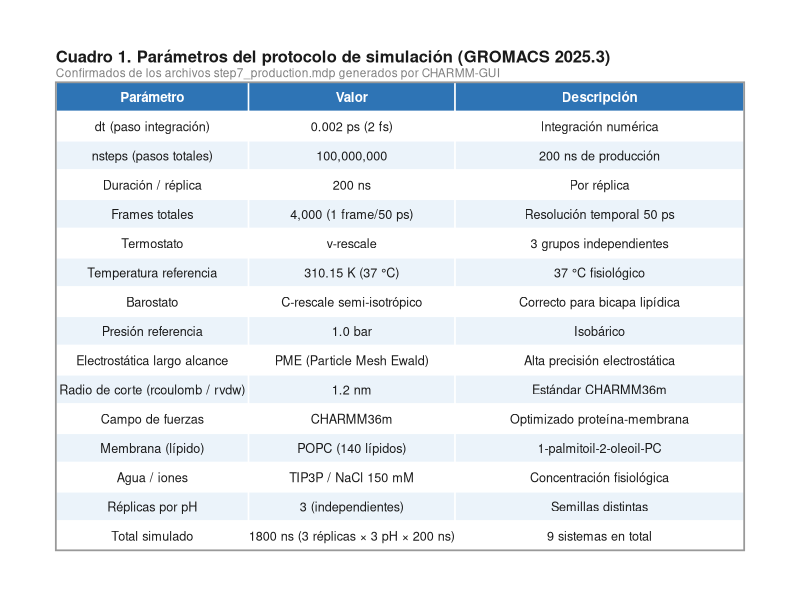
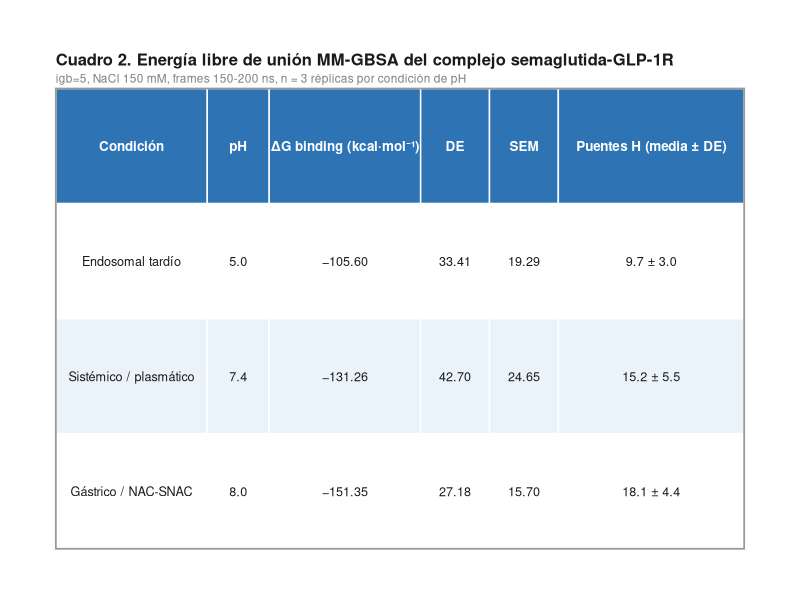
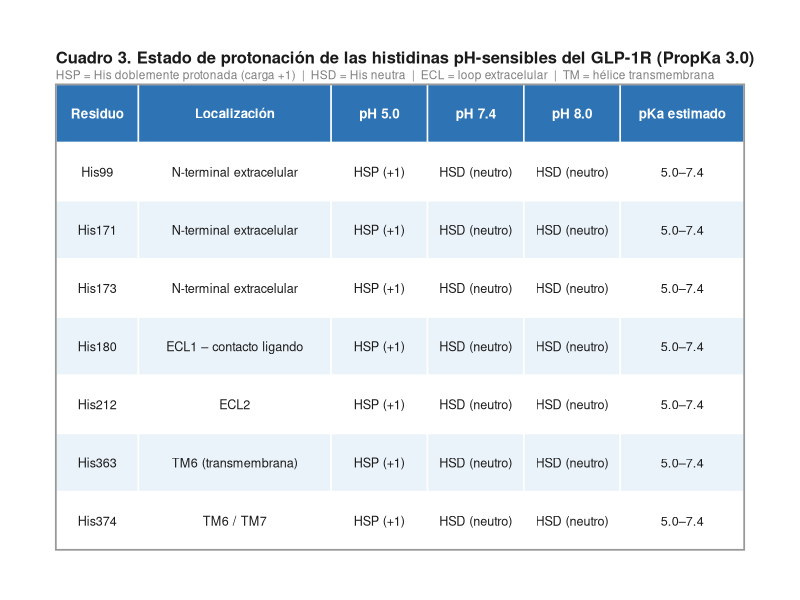
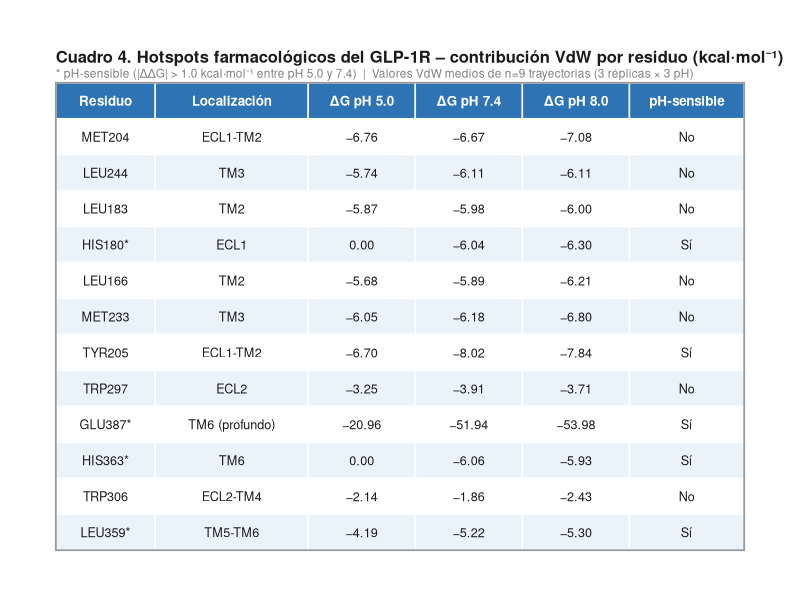

These charts were generated, in order, by the following R code:
#!/usr/bin/env Rscript
# cuadros_tesis.R  ─  Genera tablas formateadas como PNG para la tesis
# Requiere: ggplot2, dplyr, tidyr
# Corre con: Rscript cuadros_tesis.R
# Output: 4 archivos PNG de tablas

library(ggplot2)
library(dplyr)
library(tidyr)

# ══════════════════════════════════════════════════════════════════════════
# Helper: dibujar una tabla como figura con ggplot2 (sin paquetes extra)
# ══════════════════════════════════════════════════════════════════════════
draw_table <- function(df, title, subtitle=NULL, header_fill="#2E74B5",
                       col_widths=NULL, outfile, w=8, h=NULL) {

  nc <- ncol(df); nr <- nrow(df)
  if (is.null(col_widths)) col_widths <- rep(1/nc, nc)
  col_widths <- col_widths / sum(col_widths)  # normalizar

  # Calcular x centres para cada columna
  x_centers <- cumsum(col_widths) - col_widths/2

  # Altura de fila (proporcional al nro de filas)
  row_h <- 1/(nr+2)  # +1 header +1 margenes
  if (is.null(h)) h <- max(3.5, (nr+2)*0.45 + 1.5)

  # Construir data frame de celdas
  cells <- data.frame()

  # Header
  for (j in 1:nc) {
    cells <- rbind(cells, data.frame(
      x=x_centers[j], y=1-row_h*0.5, label=names(df)[j],
      bold=TRUE, color="white", fill=header_fill,
      row_type="header", col=j, row=0
    ))
  }

  # Filas de datos
  for (i in 1:nr) {
    fill_color <- if (i%%2==0) "#EBF3FA" else "white"
    for (j in 1:nc) {
      cells <- rbind(cells, data.frame(
        x=x_centers[j], y=1-row_h*(i+0.5), label=as.character(df[i,j]),
        bold=FALSE, color="gray10", fill=fill_color,
        row_type="data", col=j, row=i
      ))
    }
  }

  # Rectángulos (fondo de celdas)
  rects <- data.frame()
  for (i in 0:nr) {
    fill_color <- if (i==0) header_fill else if (i%%2==0) "#EBF3FA" else "white"
    for (j in 1:nc) {
      rects <- rbind(rects, data.frame(
        xmin=ifelse(j==1,0,cumsum(col_widths)[j-1]),
        xmax=cumsum(col_widths)[j],
        ymin=1-row_h*(i+1), ymax=1-row_h*i,
        fill=fill_color
      ))
    }
  }

  p <- ggplot() +
    # Fondos
    geom_rect(data=rects,
              aes(xmin=xmin, xmax=xmax, ymin=ymin, ymax=ymax, fill=fill),
              color="white", linewidth=0.5) +
    scale_fill_identity() +
    # Borde exterior
    annotate("rect", xmin=0, xmax=1,
             ymin=1-row_h*(nr+1), ymax=1,
             fill=NA, color="gray60", linewidth=0.6) +
    # Texto de celdas
    geom_text(data=filter(cells, row_type=="header"),
              aes(x=x, y=y, label=label),
              color="white", fontface="bold", size=3.4,
              hjust=0.5, vjust=0.5, lineheight=1.1) +
    geom_text(data=filter(cells, row_type=="data"),
              aes(x=x, y=y, label=label),
              color="gray10", size=3.2,
              hjust=0.5, vjust=0.5, lineheight=1.1) +
    # Título
    annotate("text", x=0, y=1+0.04, label=title,
             hjust=0, vjust=0, size=4.2, fontface="bold", color="gray10") +
    {if (!is.null(subtitle)) annotate("text", x=0, y=1+0.01, label=subtitle,
             hjust=0, vjust=0, size=3.0, color="gray50") } +
    coord_cartesian(xlim=c(-0.01,1.01),
                    ylim=c(1-row_h*(nr+1)-0.02, 1.08),
                    clip="off") +
    theme_void() +
    theme(plot.margin=margin(12,10,10,10))

  ggsave(outfile, p, width=w, height=h, dpi=300, bg="white")
  cat("Guardado:", outfile, "\n")
}

# ══════════════════════════════════════════════════════════════════════════
# CUADRO 1: Parámetros del protocolo de simulación
# ══════════════════════════════════════════════════════════════════════════
d1 <- data.frame(
  "Parámetro"   = c("dt (paso integración)","nsteps (pasos totales)","Duración / réplica",
                    "Frames totales","Termostato","Temperatura referencia",
                    "Barostato","Presión referencia","Electrostática largo alcance",
                    "Radio de corte (rcoulomb / rvdw)","Campo de fuerzas",
                    "Membrana (lípido)","Agua / iones","Réplicas por pH","Total simulado"),
  "Valor"       = c("0.002 ps (2 fs)","100,000,000","200 ns",
                    "4,000 (1 frame/50 ps)","v-rescale","310.15 K (37 °C)",
                    "C-rescale semi-isotrópico","1.0 bar","PME (Particle Mesh Ewald)",
                    "1.2 nm","CHARMM36m","POPC (140 lípidos)","TIP3P / NaCl 150 mM",
                    "3 (independientes)","1800 ns (3 réplicas × 3 pH × 200 ns)"),
  "Descripción" = c("Integración numérica","200 ns de producción","Por réplica",
                    "Resolución temporal 50 ps","3 grupos independientes","37 °C fisiológico",
                    "Correcto para bicapa lipídica","Isobárico","Alta precisión electrostática",
                    "Estándar CHARMM36m","Optimizado proteína-membrana","1-palmitoil-2-oleoil-PC",
                    "Concentración fisiológica","Semillas distintas","9 sistemas en total"),
  check.names=FALSE
)

draw_table(d1,
  title    = "Cuadro 1. Parámetros del protocolo de simulación (GROMACS 2025.3)",
  subtitle = "Confirmados de los archivos step7_production.mdp generados por CHARMM-GUI",
  outfile  = "cuadro_1_protocolo.png",
  col_widths = c(0.28, 0.30, 0.42), w=10, h=7.5)

# ══════════════════════════════════════════════════════════════════════════
# CUADRO 2: Energía libre de unión MM-GBSA
# ══════════════════════════════════════════════════════════════════════════
d2 <- data.frame(
  "Condición"           = c("Endosomal tardío","Sistémico / plasmático","Gástrico / NAC-SNAC"),
  "pH"                  = c("5.0","7.4","8.0"),
  "ΔG binding (kcal·mol⁻¹)" = c("−105.60","−131.26","−151.35"),
  "DE"                  = c("33.41","42.70","27.18"),
  "SEM"                 = c("19.29","24.65","15.70"),
  "Puentes H (media ± DE)" = c("9.7 ± 3.0","15.2 ± 5.5","18.1 ± 4.4"),
  check.names=FALSE
)

draw_table(d2,
  title    = "Cuadro 2. Energía libre de unión MM-GBSA del complejo semaglutida-GLP-1R",
  subtitle = "igb=5, NaCl 150 mM, frames 150-200 ns, n = 3 réplicas por condición de pH",
  outfile  = "cuadro_2_mmgbsa.png",
  col_widths = c(0.22, 0.09, 0.22, 0.10, 0.10, 0.27), w=11, h=3.5)

# ══════════════════════════════════════════════════════════════════════════
# CUADRO 3: Estado de protonación histidinas pH-sensibles
# ══════════════════════════════════════════════════════════════════════════
d3 <- data.frame(
  "Residuo"         = c("His99","His171","His173","His180","His212","His363","His374"),
  "Localización"    = c("N-terminal extracelular","N-terminal extracelular",
                        "N-terminal extracelular","ECL1 – contacto ligando",
                        "ECL2","TM6 (transmembrana)","TM6 / TM7"),
  "pH 5.0"          = c("HSP (+1)","HSP (+1)","HSP (+1)","HSP (+1)","HSP (+1)","HSP (+1)","HSP (+1)"),
  "pH 7.4"          = c("HSD (neutro)","HSD (neutro)","HSD (neutro)","HSD (neutro)",
                        "HSD (neutro)","HSD (neutro)","HSD (neutro)"),
  "pH 8.0"          = c("HSD (neutro)","HSD (neutro)","HSD (neutro)","HSD (neutro)",
                        "HSD (neutro)","HSD (neutro)","HSD (neutro)"),
  "pKa estimado"    = c("5.0–7.4","5.0–7.4","5.0–7.4","5.0–7.4","5.0–7.4","5.0–7.4","5.0–7.4"),
  check.names=FALSE
)

draw_table(d3,
  title    = "Cuadro 3. Estado de protonación de las histidinas pH-sensibles del GLP-1R (PropKa 3.0)",
  subtitle = "HSP = His doblemente protonada (carga +1)  |  HSD = His neutra  |  ECL = loop extracelular  |  TM = hélice transmembrana",
  outfile  = "cuadro_3_histidinas.png",
  col_widths = c(0.12, 0.28, 0.14, 0.14, 0.14, 0.18), w=11, h=4.5)

# ══════════════════════════════════════════════════════════════════════════
# CUADRO 4: Hotspots farmacológicos – residuos clave del paper
# ══════════════════════════════════════════════════════════════════════════
d4 <- data.frame(
  "Residuo"         = c("MET204","LEU244","LEU183","HIS180*","LEU166","MET233",
                        "TYR205","TRP297","GLU387*","HIS363*","TRP306","LEU359*"),
  "Localización"    = c("ECL1-TM2","TM3","TM2","ECL1","TM2","TM3",
                        "ECL1-TM2","ECL2","TM6 (profundo)","TM6","ECL2-TM4","TM5-TM6"),
  "ΔG pH 5.0"       = c("−6.76","−5.74","−5.87","0.00","−5.68","−6.05",
                        "−6.70","−3.25","−20.96","0.00","−2.14","−4.19"),
  "ΔG pH 7.4"       = c("−6.67","−6.11","−5.98","−6.04","−5.89","−6.18",
                        "−8.02","−3.91","−51.94","−6.06","−1.86","−5.22"),
  "ΔG pH 8.0"       = c("−7.08","−6.11","−6.00","−6.30","−6.21","−6.80",
                        "−7.84","−3.71","−53.98","−5.93","−2.43","−5.30"),
  "pH-sensible"     = c("No","No","No","Sí","No","No","Sí","No","Sí","Sí","No","Sí"),
  check.names=FALSE
)

draw_table(d4,
  title    = "Cuadro 4. Hotspots farmacológicos del GLP-1R – contribución VdW por residuo (kcal·mol⁻¹)",
  subtitle = "* pH-sensible (|ΔΔG| > 1.0 kcal·mol⁻¹ entre pH 5.0 y 7.4)  |  Valores VdW medios de n=9 trayectorias (3 réplicas × 3 pH)",
  outfile  = "cuadro_4_hotspots.png",
  col_widths = c(0.13, 0.20, 0.14, 0.14, 0.14, 0.15),
  w=11, h=5.8)

cat("\nListo. Cuadros generados:\n")
cat("  cuadro_1_protocolo.png\n")
cat("  cuadro_2_mmgbsa.png\n")
cat("  cuadro_3_histidinas.png\n")
cat("  cuadro_4_hotspots.png\n")
